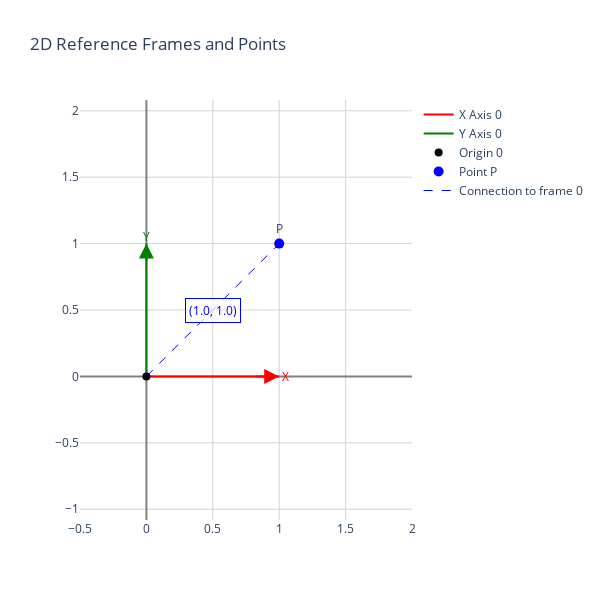

Here is the notebook cell this chart was saved with:
### Markdown cell above
## 1. 2D Coordinate Frames and Rotations

### 1.1 Coordinate Frames in 2D

A coordinate frame in 2D consists of two perpendicular axes (X and Y) and an origin point. Any point in the 2D space can be represented by its coordinates (x, y) with respect to a particular frame.

Let's start with a simple example: a point at coordinates (1, 1) in the standard world frame.

### Code cell
# Create a visualization of a point in the world frame
point_coords = [1, 1]  # (x, y) coordinates

# Define world frame (at origin, no rotation)
world_frame = [0, 0, 0, ""]  # [x, y, rotation_deg, name]

# Define the point
point = [point_coords[0], point_coords[1], "P", "blue", 0]  # [x, y, label, color, frame_index]

# Create and display the visualization
fig = create_2d_visualization(
    points=[point],
    frames=[world_frame],
    show_coords=True,
    show_labels=True
)

fig.show()

### Figure 1 — Plotly figure (JSON) as saved in the notebook; plotly's stock layout.template omitted (floating-point values rounded to 4 significant figures)
{"data": [{"line": {"color": "red", "width": 2}, "mode": "lines", "name": "X Axis 0", "type": "scatter", "x": [0, 1], "y": [0, 0]}, {"line": {"color": "green", "width": 2}, "mode": "lines", "name": "Y Axis 0", "type": "scatter", "x": [0, 0], "y": [0, 1]}, {"marker": {"color": "black", "size": 8, "symbol": "circle"}, "mode": "markers", "name": "Origin 0", "type": "scatter", "x": [0], "y": [0]}, {"marker": {"color": "blue", "size": 10}, "mode": "markers+text", "name": "Point P", "text": ["P"], "textposition": "top center", "type": "scatter", "x": [1], "y": [1]}, {"line": {"color": "blue", "dash": "dash", "width": 1}, "mode": "lines", "name": "Connection to frame 0", "type": "scatter", "x": [0, 1], "y": [0, 1]}], "layout": {"annotations": [{"arrowcolor": "red", "arrowhead": 2, "arrowsize": 1.5, "arrowwidth": 2, "ax": 0.8, "axref": "x", "ay": 0, "ayref": "y", "showarrow": true, "x": 1, "xref": "x", "y": 0, "yref": "y"}, {"arrowcolor": "green", "arrowhead": 2, "arrowsize": 1.5, "arrowwidth": 2, "ax": 0, "axref": "x", "ay": 0.8, "ayref": "y", "showarrow": true, "x": 0, "xref": "x", "y": 1, "yref": "y"}, {"font": {"color": "red", "size": 12}, "showarrow": false, "text": "X", "x": 1.05, "xref": "x", "y": 0, "yref": "y"}, {"font": {"color": "green", "size": 12}, "showarrow": false, "text": "Y", "x": 0, "xref": "x", "y": 1.05, "yref": "y"}, {"bgcolor": "rgba(255, 255, 255, 0.7)", "bordercolor": "blue", "borderpad": 3, "borderwidth": 1, "font": {"color": "blue", "size": 12}, "showarrow": false, "text": "(1.0, 1.0)", "x": 0.5, "y": 0.5}], "height": 600, "plot_bgcolor": "white", "title": {"text": "2D Reference Frames and Points"}, "width": 600, "xaxis": {"gridcolor": "lightgray", "gridwidth": 1, "range": [-0.5, 2], "showgrid": true, "title": {"text": ""}, "zeroline": true, "zerolinecolor": "gray", "zerolinewidth": 2}, "yaxis": {"gridcolor": "lightgray", "gridwidth": 1, "range": [-0.5, 1.5], "scaleanchor": "x", "scaleratio": 1, "showgrid": true, "title": {"text": ""}, "zeroline": true, "zerolinecolor": "gray", "zerolinewidth": 2}}}
